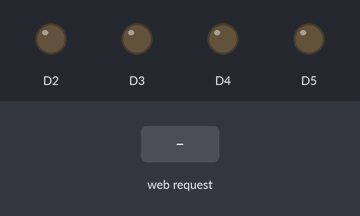
Bench run of a sketch on a simulated Arduino Uno R4 WiFi. Shown: output pins drawn as LEDs (lit = HIGH). Inputs (shaded band) come from the test bench. WiFi joins after 1.5 s; servers stay silent unless stated; what the sketch prints to the serial monitor is not drawn.

Above: at 5.7 s.
5.8 s: HTTP request GET /?led1=on received
At 6.5 s:
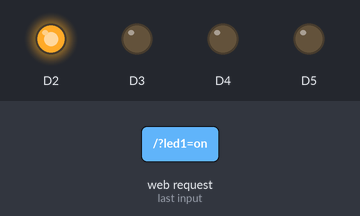
7.3 s: HTTP request GET /?led2=on received
At 7.6 s:
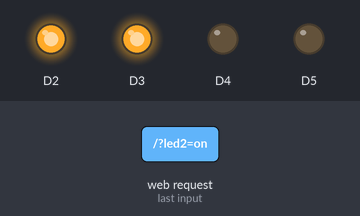
8.8 s: HTTP request GET /?led1=off received
At 10.0 s:
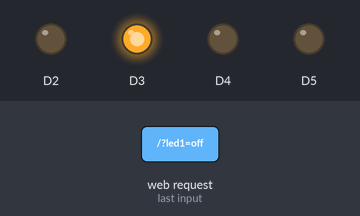
10.3 s: HTTP request GET /?led3=on received
At 11.1 s:
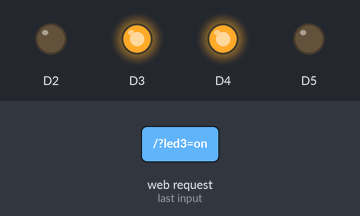
11.8 s: HTTP request GET /?led2=off received
At 12.3 s:
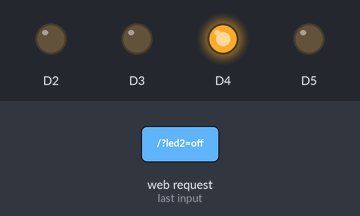
13.3 s: HTTP request GET /?led3=off received
At 14.6 s:
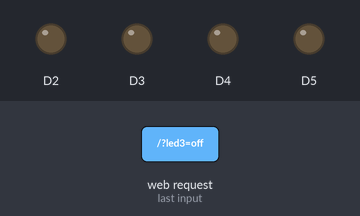
Timing chart, 0 to 15.8 s (numbered marks = the images above; inputs shaded):
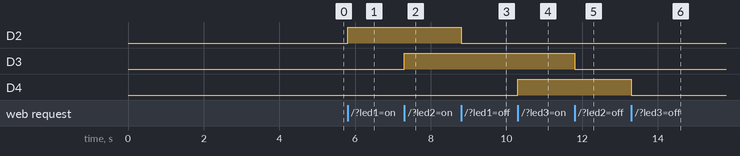

Measured:
- after the input at 5.8 s, D2: LOW → HIGH at once
- after the input at 7.3 s, D3: LOW → HIGH at once
- after the input at 8.8 s, D2: HIGH → LOW at once
- after the input at 10.3 s, D4: LOW → HIGH at once
- after the input at 11.8 s, D3: HIGH → LOW at once
- after the input at 13.3 s, D4: HIGH → LOW at once

The sketch:

wifi_web_form4led_graphic.ino
```cpp
#include <SPI.h>
#include <WiFiS3.h>

const char* ssid = "****";
const char* pass = "****";

int keyIndex = 0;

int status = WL_IDLE_STATUS;

WiFiServer server(80);

int n;
char c;
String comando;

void setup() {

  //Initialize serial and wait for port to open:

  Serial.begin(9600);
  pinMode(2,OUTPUT);
  pinMode(3,OUTPUT);
  pinMode(4,OUTPUT);
  pinMode(5,OUTPUT);

  while (!Serial) {

    ; // wait for serial port to connect. Needed for native USB port only

  }

  // check for the presence of the shield:

  if (WiFi.status() == WL_NO_SHIELD) {

    Serial.println("WiFi shield not present");

    // don't continue:

    while (true);

  }


  // attempt to connect to Wifi network:

  while (status != WL_CONNECTED) {

    Serial.print("Attempting to connect to SSID: ");

    Serial.println(ssid);

    // Connect to WPA/WPA2 network. Change this line if using open or WEP network:

    IPAddress local_IP(192, 168, 1, 18);
    WiFi.config(local_IP);

    status = WiFi.begin(ssid, pass);

    // wait 10 seconds for connection:

    delay(3000);
    Serial.println(WiFi.localIP());
  }

  server.begin();

  // you're connected now, so print out the status:

}

void loop() {

  // listen for incoming clients

  WiFiClient client = server.available();

  if (client) {

    bool currentLineIsBlank = true;

    while (client.connected()) {

      if (client.available()) {

        // recupera parametri get
        comando="";
        for(n=1;n<=30;n++) {
          c=client.read();
          comando=comando+c;
        }

        // send a standard http response header
        client.println("HTTP/1.1 200 OK");
        client.println("Content-Type: text/html");
        client.println("Connection: close");  // the connection will be closed after completion of the response
        client.println();
        client.println("<!DOCTYPE HTML>");
        client.println("<html><body>");
        // output the value of each analog input pin
        client.println("<center><h1>CONTROL LED</h1></center><br><br>");

        // verifica la presenza ed elabora i parametri get/post
        if(comando.indexOf("led1=on")>=0) {
          digitalWrite(2,HIGH);
        }
        if(comando.indexOf("led1=off")>=0) {
          digitalWrite(2,LOW);
        }

        if(comando.indexOf("led2=on")>=0) {
          digitalWrite(3,HIGH);
        }
        if(comando.indexOf("led2=off")>=0) {
          digitalWrite(3,LOW);
        }

        if(comando.indexOf("led3=on")>=0) {
          digitalWrite(4,HIGH);
        }
        if(comando.indexOf("led3=off")>=0) {
          digitalWrite(4,LOW);
        }

        if(comando.indexOf("led4=on")>=0) {
          digitalWrite(5,HIGH);
        }
        if(comando.indexOf("led4=off")>=0) {
          digitalWrite(5,LOW);
        }

        // fine comandi

        // stampa valore aggiornato pin
        int legge1,legge2,legge3,legge4;
        legge1=digitalRead(2);
        legge2=digitalRead(3);
        legge2=digitalRead(4);
        legge2=digitalRead(5);

        client.println("<table width=\"50%\" align=\"center\"><tr>");

        if(legge1==0) {
            client.println("<td align=center><form action=\"led1=on\" metdoh=\"post\">");
            client.println("<input type=\"image\" src=\"https://www.ecovision.live/rest/verde_off.jpg\" alt=\"Submit\" width=\"120\">");
            client.println("</form></td>");
        } else {
            client.println("<td align=center><form action=\"led1=off\" metdoh=\"post\">");
            client.println("<input type=\"image\" src=\"https://www.ecovision.live/rest/verde_on.jpg\" alt=\"Submit\" width=\"120\">");
            client.println("</form></td>");
        }

        if(legge2==0) {
            client.println("<td align=center><form action=\"led2=on\" metdoh=\"get\">");
            client.println("<input type=\"image\" src=\"https://www.ecovision.live/rest/rosa_off.jpg\" alt=\"Submit\" width=\"120\">");
            client.println("</form></td>");
        } else {
            client.println("<td align=center><form action=\"led2=off\" metdoh=\"get\">");
            client.println("<input type=\"image\" src=\"https://www.ecovision.live/rest/rosa_on.jpg\" alt=\"Submit\" width=\"120\">");
            client.println("</form></td>");
        }

        if(legge3==0) {
            client.println("<td align=center><form action=\"led3=on\" metdoh=\"get\">");
            client.println("<input type=\"image\" src=\"https://www.ecovision.live/rest/bianco_off.jpg\" alt=\"Submit\" width=\"120\">");
            client.println("</form></td>");
        } else {
            client.println("<td align=center><form action=\"led3=off\" metdoh=\"get\">");
            client.println("<input type=\"image\" src=\"https://www.ecovision.live/rest/bianco_on.jpg\" alt=\"Submit\" width=\"120\">");
            client.println("</form></td>");
        }

        if(legge4==0) {
            client.println("<td align=center><form action=\"led4=on\" metdoh=\"get\">");
            client.println("<input type=\"image\" src=\"https://www.ecovision.live/rest/giallo_off.jpg\" alt=\"Submit\" width=\"120\">");
            client.println("</form></td>");
        } else {
            client.println("<td align=center><form action=\"led4=off\" metdoh=\"get\">");
            client.println("<input type=\"image\" src=\"https://www.ecovision.live/rest/giallo_on.jpg\" alt=\"Submit\" width=\"120\">");
            client.println("</form></td>");
        }

        client.println("</tr><tr><td align=center><h2>1</h2></td><td align=center><h2>2</h2></td><td align=center><h2>3</h2></td><td align=center><h2>4</h2></td></tr></table></body></html>");
        break;
      }
    }

    delay(100);

    client.stop();


  }
}
```
